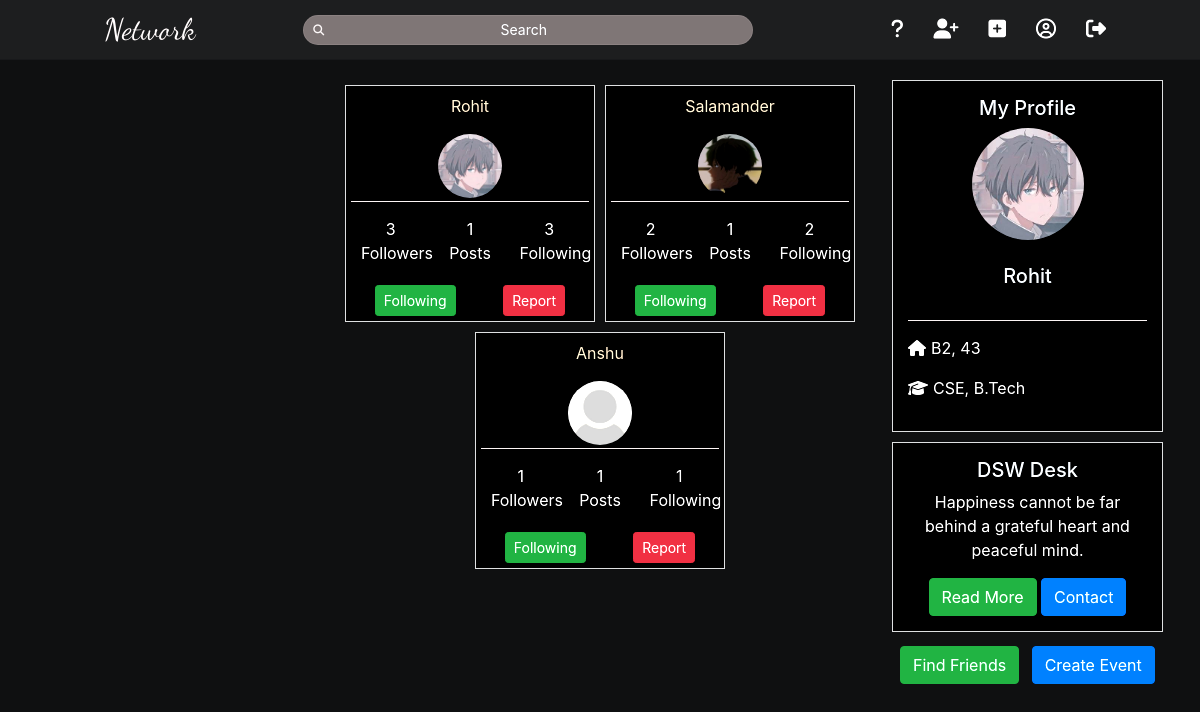
/suggestions/ (signed in), run on an earlier commit of the app's database.
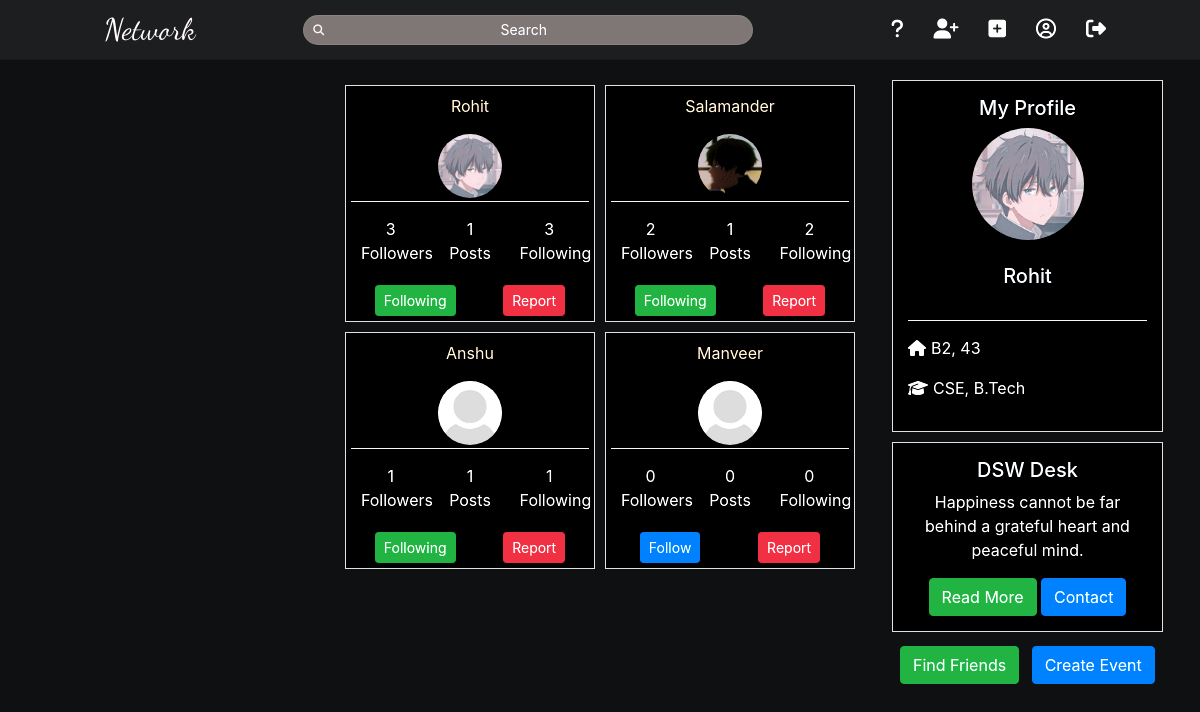
And on a later commit of the database.
### users/models.py (models this page shows, shortened)
class Profile(models.Model):
    user = models.OneToOneField(User, on_delete=models.CASCADE)
    image = models.ImageField(default='default.jpg', upload_to='profile_pics')
    bio = models.TextField(default="No Bio")
    room = models.IntegerField(default=43)
    block = models.CharField(default="B2", max_length=100)
    programme = models.CharField(default='B.Tech', max_length=15)
    branch = models.CharField(default='CSE', max_length=15)
    face = models.ImageField(blank=True, upload_to='faces')
    face_encode = encrypt(models.TextField(blank=True))
    two_factor = models.BooleanField(default=False)
    following = models.ManyToManyField(
        User, related_name='following')
    follow_request = models.ManyToManyField(
        User, related_name='requests')
    dob = models.DateField(blank=True, null=True)

### users/views.py (the view)
# urls.py: path('suggestions/', user_views.ProfileListView.as_view(
class ProfileListView(LoginRequiredMixin, ListView):
    model = Profile
    context_object_name = 'profiles'
    template_name = 'users/suggestions.html'
    def get_context_data(self, *args, **kwargs):
        context = super(ProfileListView, self).get_context_data(**kwargs)
        request_lst = []
        lst = []
        for profile in self.request.user.following.all():
            lst.append(profile.id)
        for profile in self.request.user.requests.all():
            request_lst.append(profile.id)
        context['lst'] = lst
        context['request_lst'] = request_lst
        return context

### users/templates/users/suggestions.html (shortened to what this page needs)
{% extends "blog/base.html" %}
{% block content %}
  <div class="suggestions">
    {% for profile in profiles %}
        <div class="suggest profile-card">
          <div class="profile-meta suggest-meta">
            <a href="{% url 'profile-page' profile.id %}" style="text-decoration: none; color: blanchedalmond;"><p>{{ profile.user.username }}</p></a>
            <img class="rounded-circle article-img" src="{{ profile.image.url }}">
          </div>
          <div style="display: flex; flex-direction: row; justify-content: space-around;">
            <div style="text-align: center; width: 25%;">
              <p class="mt-0 mb-0">{{ profile.following.count }}</p>
              <p>Followers</p>
            </div>
            <div style="text-align: center; width: 25%;">
              <p class="mt-0 mb-0">{{ profile.user.posts.count }}</p>
              <p>Posts</p>
            </div>
            <div style="text-align: center; width: 25%;">
              <p class="mt-0 mb-0 ">{{ profile.user.following.count }}</p>
             <p>Following</p>
            </div>
          </div>
          <div  style="display: flex; flex-direction: row; justify-content: space-around;">
            <form action="{% url 'follow' profile.pk %}" method="POST" class="mt-1 follow-form" id="{{ profile.id }}">
              {% if profile.id in lst %}
                <button type="submit" class="btn btn-success btn-sm follow-btn{{ profile.id }}" name="profile_id" value="{{ profile.id }}">Following</button>
              {% else %}
                {% if profile.id in request_lst %}
                  <button type="submit" class="btn btn-success btn-sm follow-btn{{ profile.id }}" name="profile_id" value="{{ profile.id }}">Requested</button>
                {% else %}
                  <button type="submit" class="btn btn-primary btn-sm follow-btn{{ profile.id }}" name="profile_id" value="{{ profile.id }}">Follow</button>
                {% endif %}
              {% endif %}
            </form>
            <form class="mt-1">
              <button class="btn btn-danger btn-sm">Report</button>
            </form>
          </div>
        </div>
    {% endfor %}
  </div>
{% endblock content %}

What changed in the data, as far as the page shows it:
added Profile: user.username "Manveer", image (placeholder picture), following.count "0", user.posts.count "0", user.following.count "0"
